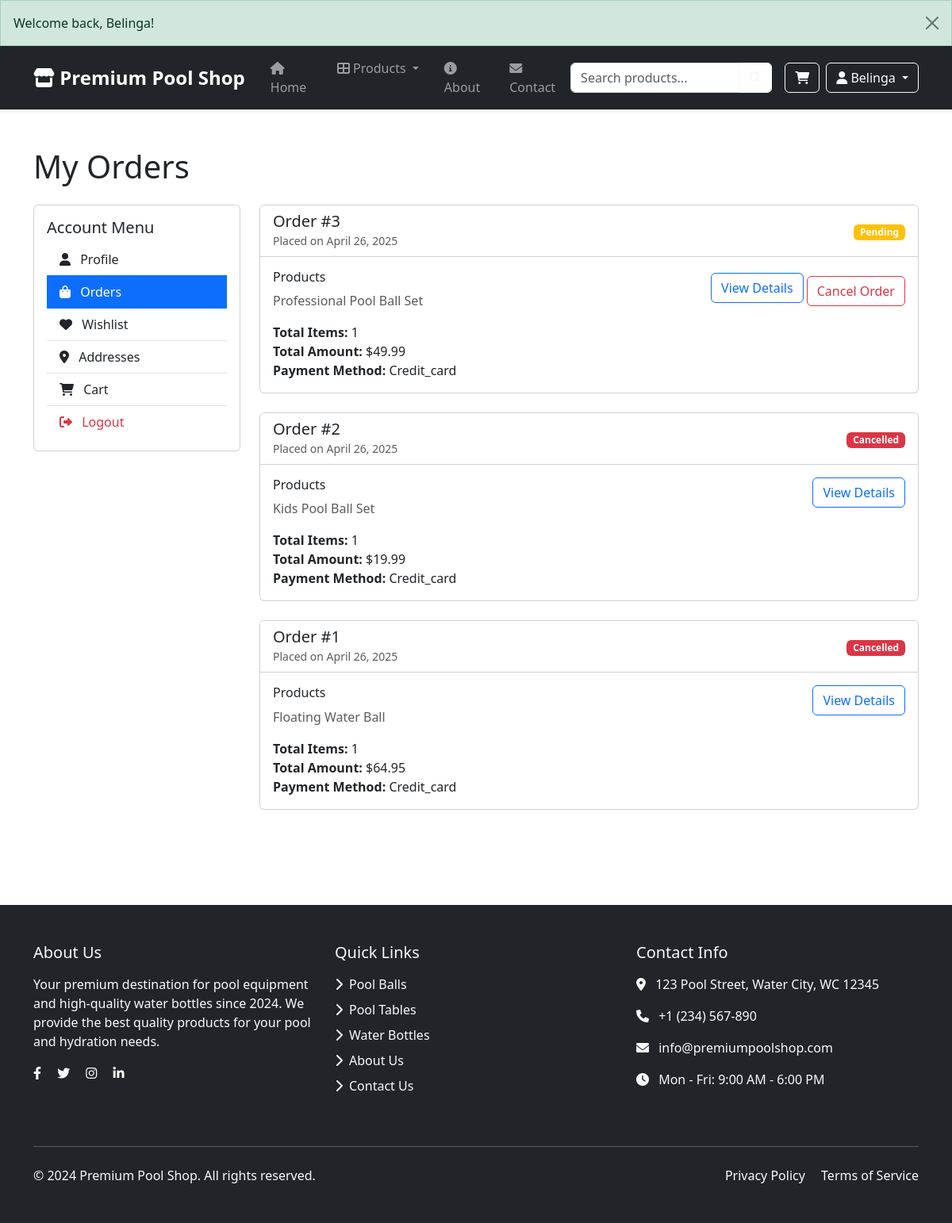
Screenshot of /orders.php (signed in) with the database file from the repository.
### tables this page shows
CREATE TABLE `users` (
  `id` int(11) NOT NULL,
  `username` varchar(50) NOT NULL,
  `email` varchar(100) NOT NULL,
  `password` varchar(255) NOT NULL,
  `first_name` varchar(50) NOT NULL,
  `last_name` varchar(50) NOT NULL,
  `address` text DEFAULT NULL,
  `city` varchar(100) DEFAULT NULL,
  `state` varchar(50) DEFAULT NULL,
  `country` varchar(50) DEFAULT NULL,
  `phone` varchar(20) DEFAULT NULL
);

CREATE TABLE `orders` (
  `id` int(11) NOT NULL,
  `user_id` int(11) NOT NULL,
  `total_amount` decimal(10,2) NOT NULL,
  `status` enum('pending','processing','shipped','delivered','cancelled') DEFAULT 'pending',
  `shipping_address` text NOT NULL,
  `billing_address` text NOT NULL,
  `payment_method` varchar(50) NOT NULL,
  `notes` text DEFAULT NULL,
  `created_at` timestamp NOT NULL DEFAULT current_timestamp(),
  `updated_at` timestamp NOT NULL DEFAULT current_timestamp() ON UPDATE current_timestamp()
);

### config/session.php (called while the page is built, shortened)
<?php
function isLoggedIn() {
    return isset($_SESSION['user_id']);
}
function getFlashMessage() {
    if (isset($_SESSION['flash_message'])) {
        $message = $_SESSION['flash_message'];
        return $message;
    }
    return null;
}
?>

### config/functions.php (called while the page is built, shortened)
<?php
require_once 'database.php';
require_once 'session.php';
function getCurrentUsername() {
    global $conn;
    $sql = "SELECT username FROM users WHERE id = ?";
    $stmt = mysqli_prepare($conn, $sql);
    mysqli_stmt_bind_param($stmt, "i", $_SESSION['user_id']);
    mysqli_stmt_execute($stmt);
    $result = mysqli_stmt_get_result($stmt);
    $user = mysqli_fetch_assoc($result);
    return $user ? $user['username'] : '';
}

### orders.php (the view, shortened to what this page needs)
<?php
require_once "config/database.php";
require_once "config/session.php";
$orders_sql = "SELECT o.*,
               COUNT(oi.id) as total_items,
               GROUP_CONCAT(p.name SEPARATOR ', ') as product_names
               FROM orders o
               LEFT JOIN order_items oi ON o.id = oi.order_id
               LEFT JOIN products p ON oi.product_id = p.id
               WHERE o.user_id = ?
               GROUP BY o.id
               ORDER BY o.created_at DESC";
$stmt = mysqli_prepare($conn, $orders_sql);
mysqli_stmt_bind_param($stmt, "i", $_SESSION['user_id']);
mysqli_stmt_execute($stmt);
$orders_result = mysqli_stmt_get_result($stmt);
include 'includes/header.php';
?>
<div class="container py-5">
    <h1 class="mb-4">My Orders</h1>
    <div class="row">
        <div class="col-md-3">
            <div class="card mb-4">
                <div class="card-body">
                    <h5 class="card-title">Account Menu</h5>
                    <div class="list-group list-group-flush">
                        <a href="account.php" class="list-group-item list-group-item-action">
                            <i class="fas fa-user me-2"></i> Profile
                        </a>
                        <a href="orders.php" class="list-group-item list-group-item-action active">
                            <i class="fas fa-shopping-bag me-2"></i> Orders
                        </a>
                        <a href="wishlist.php" class="list-group-item list-group-item-action">
                            <i class="fas fa-heart me-2"></i> Wishlist
                        </a>
                        <a href="addresses.php" class="list-group-item list-group-item-action">
                            <i class="fas fa-map-marker-alt me-2"></i> Addresses
                        </a>
                        <a href="cart.php" class="list-group-item list-group-item-action">
                            <i class="fas fa-shopping-cart me-2"></i> Cart
                        </a>
                        <a href="logout.php" class="list-group-item list-group-item-action text-danger">
                            <i class="fas fa-sign-out-alt me-2"></i> Logout
                        </a>
                    </div>
                </div>
            </div>
        </div>
        <div class="col-md-9">
            <?php if (mysqli_num_rows($orders_result) > 0): ?>
                <?php while ($order = mysqli_fetch_assoc($orders_result)): ?>
                    <div class="card mb-4">
                        <div class="card-header bg-white">
                            <div class="row align-items-center">
                                <div class="col-md-6">
                                    <h5 class="mb-0">Order #<?php echo $order['id']; ?></h5>
                                    <small class="text-muted">
                                        Placed on <?php echo date('F j, Y', strtotime($order['created_at'])); ?>
                                    </small>
                                </div>
                                <div class="col-md-6 text-md-end">
                                    <span class="badge bg-<?php
                                        echo match($order['status']) {
                                            'pending' => 'warning',
                                            'processing' => 'info',
                                            'shipped' => 'primary',
                                            'delivered' => 'success',
                                            'cancelled' => 'danger',
                                            default => 'secondary'
                                        };
                                    ?>">
                                        <?php echo ucfirst($order['status']); ?>
                                    </span>
                                </div>
                            </div>
                        </div>
                        <div class="card-body">
                            <div class="row">
                                <div class="col-md-8">
                                    <h6>Products</h6>
                                    <p class="text-muted"><?php echo htmlspecialchars($order['product_names']); ?></p>
                                    <p class="mb-0">
                                        <strong>Total Items:</strong> <?php echo $order['total_items']; ?><br>
                                        <strong>Total Amount:</strong> $<?php echo number_format($order['total_amount'], 2); ?><br>
                                        <strong>Payment Method:</strong> <?php echo ucfirst($order['payment_method']); ?>
                                    </p>
                                </div>
                                <div class="col-md-4 text-md-end">
                                    <a href="order_details.php?id=<?php echo $order['id']; ?>" class="btn btn-outline-primary">
                                        View Details
                                    </a>
                                    <?php if ($order['status'] === 'pending'): ?>
                                        <button class="btn btn-outline-danger mt-2 cancel-order" data-order-id="<?php echo $order['id']; ?>">
                                            Cancel Order
                                        </button>
                                    <?php endif; ?>
                                </div>
                            </div>
                        </div>
                    </div>
                <?php endwhile; ?>
            <?php endif; ?>
        </div>
    </div>
</div>
<?php include 'includes/footer.php'; ?>

### includes/header.php (shortened to what this page needs)
<?php
require_once __DIR__ . '/../config/database.php';
require_once __DIR__ . '/../config/functions.php';
?>
<!DOCTYPE html>
<html lang="en">
<head>
    <link href="https://cdn.jsdelivr.net/npm/bootstrap@5.3.0/dist/css/bootstrap.min.css" rel="stylesheet">
    <link href="https://cdnjs.cloudflare.com/ajax/libs/font-awesome/6.0.0/css/all.min.css" rel="stylesheet">
</head>
<body>
    <?php
    $flash = getFlashMessage();
    if ($flash): ?>
        <div class="alert alert-<?php echo $flash['type']; ?> alert-dismissible fade show" role="alert">
            <?php echo $flash['message']; ?>
            <button type="button" class="btn-close" data-bs-dismiss="alert" aria-label="Close"></button>
        </div>
    <?php endif; ?>
    <nav class="navbar navbar-expand-lg navbar-dark bg-dark sticky-top">
        <div class="container">
            <a class="navbar-brand" href="index.php">
                <i class="fas fa-store"></i> Premium Pool Shop
            </a>
            <div class="collapse navbar-collapse" id="navbarNav">
                <ul class="navbar-nav me-auto">
                    <li class="nav-item">
                        <a class="nav-link" href="index.php">
                            <i class="fas fa-home"></i> Home
                        </a>
                    </li>
                    <li class="nav-item dropdown">
                        <a class="nav-link dropdown-toggle" href="#" id="productsDropdown" role="button" data-bs-toggle="dropdown">
                            <i class="fas fa-th-large"></i> Products
                        </a>
                    </li>
                    <li class="nav-item">
                        <a class="nav-link" href="about.php">
                            <i class="fas fa-info-circle"></i> About
                        </a>
                    </li>
                    <li class="nav-item">
                        <a class="nav-link" href="contact.php">
                            <i class="fas fa-envelope"></i> Contact
                        </a>
                    </li>
                </ul>
                <form class="d-flex me-3 search-form" action="products.php" method="GET">
                    <input class="form-control" type="search" name="search" placeholder="Search products...">
                    <button class="btn btn-outline-light" type="submit">
                        <i class="fas fa-search"></i>
                    </button>
                </form>
                <div class="d-flex">
                    <a href="cart.php" class="btn btn-outline-light me-2 position-relative">
                        <i class="fas fa-shopping-cart"></i>
                    </a>
                    <?php if(isLoggedIn()): ?>
                        <div class="dropdown">
                            <button class="btn btn-outline-light dropdown-toggle" type="button" id="userDropdown" data-bs-toggle="dropdown" aria-expanded="false">
                                <i class="fas fa-user"></i> <?php echo htmlspecialchars(getCurrentUsername()); ?>
                            </button>
                        </div>
                    <?php else: ?>
                        <a href="login.php" class="btn btn-outline-light">
                            <i class="fas fa-sign-in-alt"></i> Login
                        </a>
                    <?php endif; ?>
                </div>
            </div>
        </div>
    </nav>
</body>
</html>

### includes/footer.php (shortened to what this page needs)
    <footer class="bg-dark text-light py-5 mt-5">
        <div class="container">
            <div class="row">
                <div class="col-md-4 mb-4">
                    <h5 class="mb-3">About Us</h5>
                    <p>Your premium destination for pool equipment and high-quality water bottles since 2024. We provide the best quality products for your pool and hydration needs.</p>
                    <div class="social-links mt-3">
                        <a href="#" class="text-light me-3"><i class="fab fa-facebook-f"></i></a>
                        <a href="#" class="text-light me-3"><i class="fab fa-twitter"></i></a>
                        <a href="#" class="text-light me-3"><i class="fab fa-instagram"></i></a>
                        <a href="#" class="text-light"><i class="fab fa-linkedin-in"></i></a>
                    </div>
                </div>
                <div class="col-md-4 mb-4">
                    <h5 class="mb-3">Quick Links</h5>
                    <ul class="list-unstyled">
                        <li class="mb-2">
                            <a href="products.php?category=pool_balls" class="text-light text-decoration-none">
                                <i class="fas fa-chevron-right me-2"></i>Pool Balls
                            </a>
                        </li>
                        <li class="mb-2">
                            <a href="products.php?category=pool_tables" class="text-light text-decoration-none">
                                <i class="fas fa-chevron-right me-2"></i>Pool Tables
                            </a>
                        </li>
                        <li class="mb-2">
                            <a href="products.php?category=water_bottles" class="text-light text-decoration-none">
                                <i class="fas fa-chevron-right me-2"></i>Water Bottles
                            </a>
                        </li>
                        <li class="mb-2">
                            <a href="about.php" class="text-light text-decoration-none">
                                <i class="fas fa-chevron-right me-2"></i>About Us
                            </a>
                        </li>
                        <li>
                            <a href="contact.php" class="text-light text-decoration-none">
                                <i class="fas fa-chevron-right me-2"></i>Contact Us
                            </a>
                        </li>
                    </ul>
                </div>
                <div class="col-md-4 mb-4">
                    <h5 class="mb-3">Contact Info</h5>
                    <ul class="list-unstyled">
                        <li class="mb-3">
                            <i class="fas fa-map-marker-alt me-2"></i>
                            123 Pool Street, Water City, WC 12345
                        </li>
                        <li class="mb-3">
                            <i class="fas fa-phone me-2"></i>
                            <a href="tel:+1234567890" class="text-light text-decoration-none">+1 (234) 567-890</a>
                        </li>
                        <li class="mb-3">
                            <i class="fas fa-envelope me-2"></i>
                            <a href="mailto:info@premiumpoolshop.com" class="text-light text-decoration-none">info@premiumpoolshop.com</a>
                        </li>
                        <li>
                            <i class="fas fa-clock me-2"></i>
                            Mon - Fri: 9:00 AM - 6:00 PM
                        </li>
                    </ul>
                </div>
            </div>
            <hr class="my-4">
            <div class="row">
                <div class="col-md-6 text-center text-md-start">
                    <p class="mb-0">&copy; 2024 Premium Pool Shop. All rights reserved.</p>
                </div>
                <div class="col-md-6 text-center text-md-end">
                    <a href="privacy.php" class="text-light text-decoration-none me-3">Privacy Policy</a>
                    <a href="terms.php" class="text-light text-decoration-none">Terms of Service</a>
                </div>
            </div>
        </div>
    </footer>
</body>
</html>

### includes/header.php (style rules this page uses)
.navbar { box-shadow: 0 2px 4px rgba(0,0,0,0.1); }
.navbar-brand { font-weight: bold; font-size: 1.5rem; }
.nav-link { font-weight: 500; padding: 0.5rem 1rem !important; }
.alert { margin-bottom: 0; border-radius: 0; }
.search-form { position: relative; min-width: 200px; }
.search-form .form-control { padding-right: 40px; }
.search-form .btn { position: absolute; right: 0; top: 0; height: 100%; border-top-left-radius: 0; border-bottom-left-radius: 0; }

### rows the page displays
users: username "Belinga"
orders: id "3", created_at "April 26, 2025", status "Pending", product_names "Professional Pool Ball Set", total_items "1", total_amount "49.99", payment_method "Credit_card"
orders: id "2", created_at "April 26, 2025", status "Cancelled", product_names "Kids Pool Ball Set", total_items "1", total_amount "19.99", payment_method "Credit_card"
orders: id "1", created_at "April 26, 2025", status "Cancelled", product_names "Floating Water Ball", total_items "1", total_amount "64.95", payment_method "Credit_card"

### other values shown
$flash['message'] "Welcome back, Belinga!"
